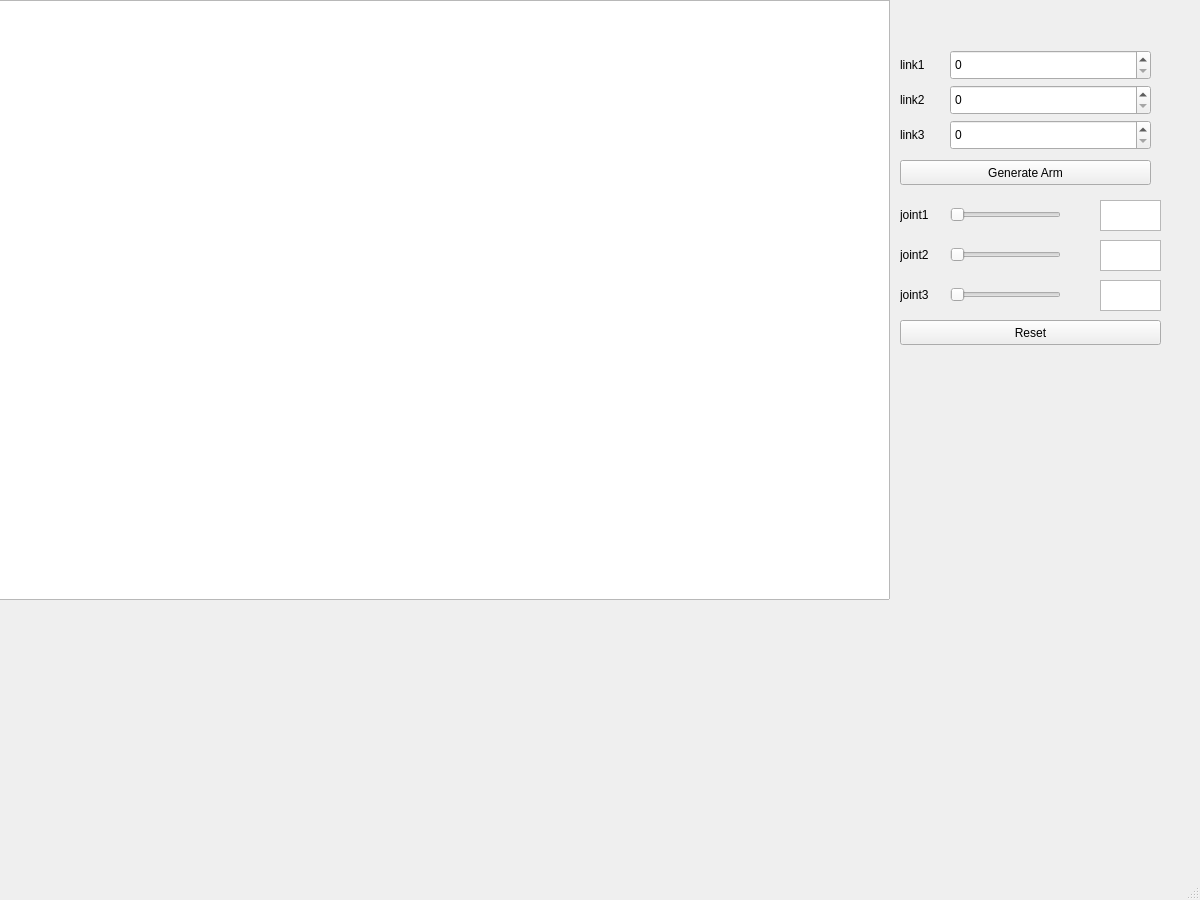
<?xml version="1.0" encoding="UTF-8"?>
<ui version="4.0">
 <class>robot_arm</class>
 <widget class="QMainWindow" name="robot_arm">
  <property name="geometry">
   <rect>
    <x>0</x>
    <y>0</y>
    <width>1200</width>
    <height>900</height>
   </rect>
  </property>
  <property name="windowTitle">
   <string>robot_arm</string>
  </property>
  <widget class="QWidget" name="centralwidget">
   <widget class="QPushButton" name="Generate">
    <property name="geometry">
     <rect>
      <x>900</x>
      <y>160</y>
      <width>251</width>
      <height>25</height>
     </rect>
    </property>
    <property name="text">
     <string>Generate Arm</string>
    </property>
   </widget>
   <widget class="QSpinBox" name="spinBox1">
    <property name="geometry">
     <rect>
      <x>950</x>
      <y>50</y>
      <width>201</width>
      <height>30</height>
     </rect>
    </property>
   </widget>
   <widget class="QSpinBox" name="spinBox2">
    <property name="geometry">
     <rect>
      <x>950</x>
      <y>85</y>
      <width>201</width>
      <height>30</height>
     </rect>
    </property>
   </widget>
   <widget class="QSpinBox" name="spinBox3">
    <property name="geometry">
     <rect>
      <x>950</x>
      <y>120</y>
      <width>201</width>
      <height>30</height>
     </rect>
    </property>
   </widget>
   <widget class="QLabel" name="link1">
    <property name="geometry">
     <rect>
      <x>900</x>
      <y>50</y>
      <width>41</width>
      <height>30</height>
     </rect>
    </property>
    <property name="text">
     <string>link1</string>
    </property>
   </widget>
   <widget class="QLabel" name="link2">
    <property name="geometry">
     <rect>
      <x>900</x>
      <y>85</y>
      <width>41</width>
      <height>30</height>
     </rect>
    </property>
    <property name="text">
     <string>link2</string>
    </property>
   </widget>
   <widget class="QLabel" name="link3">
    <property name="geometry">
     <rect>
      <x>900</x>
      <y>120</y>
      <width>41</width>
      <height>30</height>
     </rect>
    </property>
    <property name="text">
     <string>link3</string>
    </property>
   </widget>
   <widget class="QPushButton" name="Reset">
    <property name="geometry">
     <rect>
      <x>900</x>
      <y>320</y>
      <width>261</width>
      <height>25</height>
     </rect>
    </property>
    <property name="text">
     <string>Reset</string>
    </property>
   </widget>
   <widget class="QLabel" name="joint1">
    <property name="geometry">
     <rect>
      <x>900</x>
      <y>200</y>
      <width>41</width>
      <height>30</height>
     </rect>
    </property>
    <property name="text">
     <string>joint1</string>
    </property>
   </widget>
   <widget class="QLabel" name="joint3">
    <property name="geometry">
     <rect>
      <x>900</x>
      <y>280</y>
      <width>41</width>
      <height>30</height>
     </rect>
    </property>
    <property name="text">
     <string>joint3</string>
    </property>
   </widget>
   <widget class="QLabel" name="joint2">
    <property name="geometry">
     <rect>
      <x>900</x>
      <y>240</y>
      <width>41</width>
      <height>30</height>
     </rect>
    </property>
    <property name="text">
     <string>joint2</string>
    </property>
   </widget>
   <widget class="QSlider" name="slider1">
    <property name="geometry">
     <rect>
      <x>950</x>
      <y>200</y>
      <width>111</width>
      <height>30</height>
     </rect>
    </property>
    <property name="orientation">
     <enum>Qt::Horizontal</enum>
    </property>
   </widget>
   <widget class="QTextBrowser" name="text1">
    <property name="geometry">
     <rect>
      <x>1100</x>
      <y>200</y>
      <width>61</width>
      <height>31</height>
     </rect>
    </property>
   </widget>
   <widget class="QTextBrowser" name="text2">
    <property name="geometry">
     <rect>
      <x>1100</x>
      <y>240</y>
      <width>61</width>
      <height>31</height>
     </rect>
    </property>
   </widget>
   <widget class="QTextBrowser" name="text3">
    <property name="geometry">
     <rect>
      <x>1100</x>
      <y>280</y>
      <width>61</width>
      <height>31</height>
     </rect>
    </property>
   </widget>
   <widget class="QSlider" name="slider3">
    <property name="geometry">
     <rect>
      <x>950</x>
      <y>280</y>
      <width>111</width>
      <height>30</height>
     </rect>
    </property>
    <property name="orientation">
     <enum>Qt::Horizontal</enum>
    </property>
   </widget>
   <widget class="QSlider" name="slider2">
    <property name="geometry">
     <rect>
      <x>950</x>
      <y>240</y>
      <width>111</width>
      <height>30</height>
     </rect>
    </property>
    <property name="orientation">
     <enum>Qt::Horizontal</enum>
    </property>
   </widget>
   <widget class="QGraphicsView" name="graphicsView">
    <property name="geometry">
     <rect>
      <x>-10</x>
      <y>0</y>
      <width>900</width>
      <height>600</height>
     </rect>
    </property>
   </widget>
  </widget>
  <widget class="QMenuBar" name="menubar">
   <property name="geometry">
    <rect>
     <x>0</x>
     <y>0</y>
     <width>1200</width>
     <height>22</height>
    </rect>
   </property>
  </widget>
  <widget class="QStatusBar" name="statusbar"/>
 </widget>
 <resources/>
 <connections/>
</ui>
